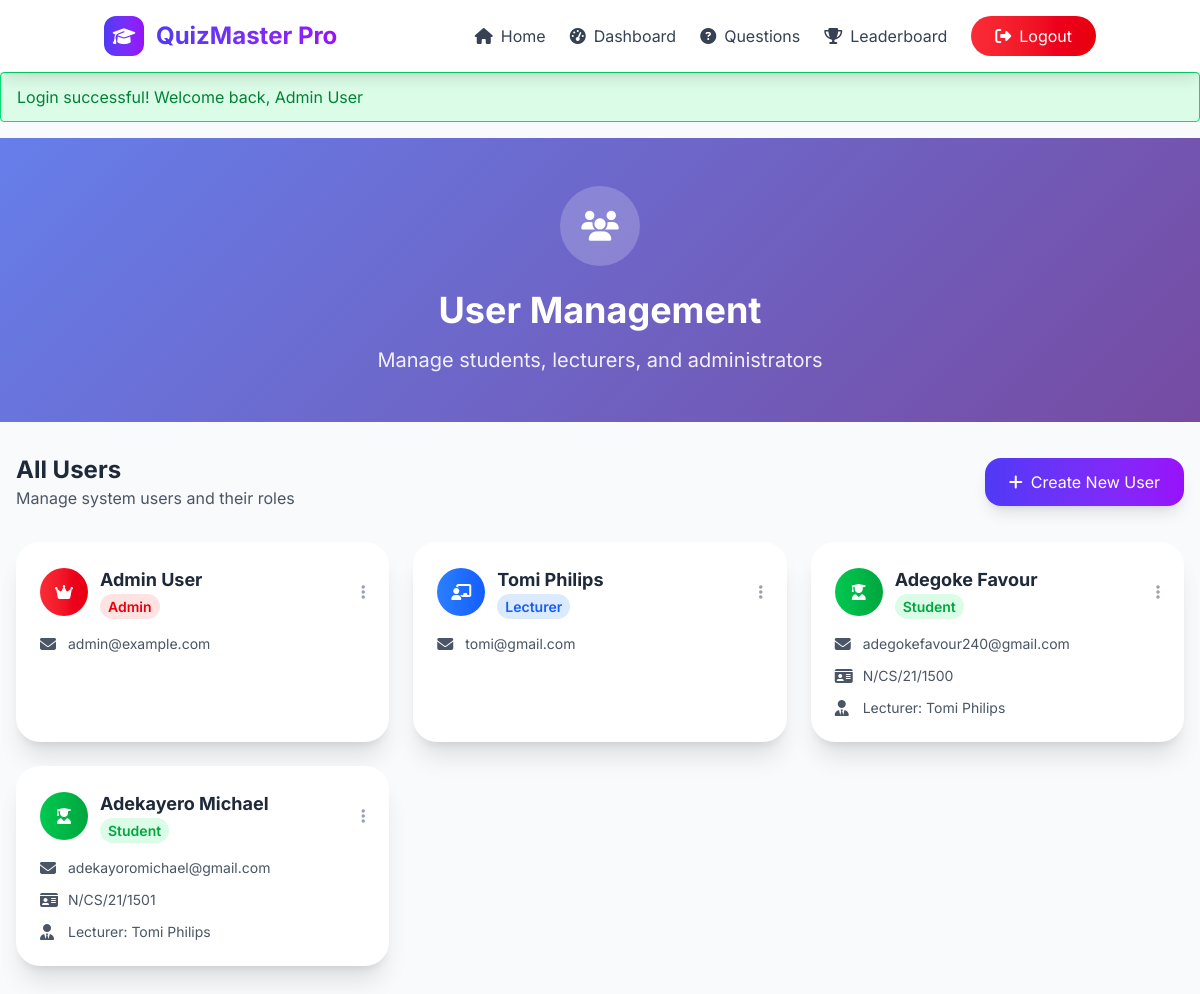
The page /admin/users.php (signed in) on the database its author committed.
### tables this page shows
CREATE TABLE `users` (
  `id` int(11) NOT NULL,
  `name` varchar(100) NOT NULL,
  `email` varchar(100) DEFAULT NULL,
  `matric_number` varchar(50) DEFAULT NULL,
  `password` varchar(255) NOT NULL,
  `role` enum('admin','lecturer','student') DEFAULT 'student',
  `lecturer_id` int(11) DEFAULT NULL,
  `profile_image` varchar(255) DEFAULT NULL,
  `phone` varchar(20) DEFAULT NULL,
  `department` varchar(100) DEFAULT NULL,
  `is_active` tinyint(1) DEFAULT 1,
  `email_verified` tinyint(1) DEFAULT 0,
  `last_login` timestamp NULL DEFAULT NULL,
  `created_at` timestamp NOT NULL DEFAULT current_timestamp(),
  `updated_at` timestamp NOT NULL DEFAULT current_timestamp() ON UPDATE current_timestamp()
);

### admin/users.php (the view, shortened to what this page needs)
<?php
require_once __DIR__ . '/../includes/session.php';
require_once __DIR__ . '/../includes/db.php';
$users = [];
$result = $conn->query("
    SELECT u.*, l.name as lecturer_name
    FROM users u
    LEFT JOIN users l ON u.lecturer_id = l.id
    ORDER BY u.role, u.name
");
if ($result) {
    while ($row = $result->fetch_assoc()) {
        $users[] = $row;
    }
}
?>
<!DOCTYPE html>
<html lang="en">
<head>
    <link rel="stylesheet" href="../src/output.css">
    <link rel="stylesheet" href="https://cdnjs.cloudflare.com/ajax/libs/font-awesome/6.4.0/css/all.min.css">
</head>
<body class="bg-gray-50 min-h-screen font-['Inter'] antialiased">
    <nav class="bg-white/95 backdrop-blur-sm shadow-lg sticky top-0 z-50">
        <div class="container mx-auto px-4">
            <div class="flex justify-between items-center py-4">
                <div class="flex items-center space-x-3">
                    <div class="w-10 h-10 bg-gradient-to-r from-indigo-600 to-purple-600 rounded-xl flex items-center justify-center">
                        <i class="fas fa-graduation-cap text-white text-lg"></i>
                    </div>
                    <h1 class="text-2xl font-bold bg-gradient-to-r from-indigo-600 to-purple-600 bg-clip-text text-transparent">
                    </h1>
                </div>
                <div class="flex items-center space-x-6">
                    <a href="../index.php" class="flex items-center space-x-2 text-gray-700 hover:text-indigo-600 transition duration-200">
                        <i class="fas fa-home"></i>
                        <span>Home</span>
                    </a>
                    <a href="dashboard.php" class="flex items-center space-x-2 text-gray-700 hover:text-indigo-600 transition duration-200">
                        <i class="fas fa-tachometer-alt"></i>
                        <span>Dashboard</span>
                    </a>
                    <a href="questions.php" class="flex items-center space-x-2 text-gray-700 hover:text-indigo-600 transition duration-200">
                        <i class="fas fa-question-circle"></i>
                        <span>Questions</span>
                    </a>
                    <a href="../leaderboard.php" class="flex items-center space-x-2 text-gray-700 hover:text-indigo-600 transition duration-200">
                        <i class="fas fa-trophy"></i>
                        <span>Leaderboard</span>
                    </a>
                    <a href="../auth/logout.php" class="bg-gradient-to-r from-red-500 to-red-600 text-white px-6 py-2 rounded-full hover:from-red-600 hover:to-red-700 transition duration-200">
                        <i class="fas fa-sign-out-alt mr-2"></i>Logout
                    </a>
                </div>
            </div>
        </div>
    </nav>
    <div class="admin-gradient py-12 mb-8">
        <div class="container mx-auto px-4 text-center">
            <div class="w-20 h-20 bg-white/20 rounded-full flex items-center justify-center mx-auto mb-6">
                <i class="fas fa-users text-white text-3xl"></i>
            </div>
            <h1 class="text-4xl font-bold text-white mb-4">User Management</h1>
            <p class="text-xl text-white/90">Manage students, lecturers, and administrators</p>
        </div>
    </div>
    <div class="container mx-auto px-4 max-w-7xl pb-16">
        <div class="flex flex-col sm:flex-row justify-between items-center mb-8">
            <div>
                <h2 class="text-2xl font-bold text-gray-800">All Users</h2>
                <p class="text-gray-600">Manage system users and their roles</p>
            </div>
            <button onclick="openCreateModal()" class="mt-4 sm:mt-0 bg-gradient-to-r from-indigo-600 to-purple-600 text-white px-6 py-3 rounded-2xl hover:from-indigo-700 hover:to-purple-700 transition duration-200 transform hover:scale-105 shadow-lg">
                <i class="fas fa-plus mr-2"></i>Create New User
            </button>
        </div>
        <div class="grid grid-cols-1 md:grid-cols-2 lg:grid-cols-3 gap-6">
            <?php foreach ($users as $user): ?>
                <div class="bg-white rounded-3xl shadow-xl p-6 card-hover">
                    <div class="flex items-center justify-between mb-4">
                        <div class="flex items-center space-x-3">
                            <div class="w-12 h-12 <?= $user['role'] === 'admin' ? 'bg-gradient-to-r from-red-500 to-red-600' : ($user['role'] === 'lecturer' ? 'bg-gradient-to-r from-blue-500 to-blue-600' : 'bg-gradient-to-r from-green-500 to-green-600') ?> rounded-full flex items-center justify-center text-white font-bold">
                                <i class="fas <?= $user['role'] === 'admin' ? 'fa-crown' : ($user['role'] === 'lecturer' ? 'fa-chalkboard-teacher' : 'fa-user-graduate') ?>"></i>
                            </div>
                            <div>
                                <h3 class="text-lg font-bold text-gray-800"><?= htmlspecialchars($user['name']) ?></h3>
                                <span class="text-sm <?= $user['role'] === 'admin' ? 'text-red-600 bg-red-100' : ($user['role'] === 'lecturer' ? 'text-blue-600 bg-blue-100' : 'text-green-600 bg-green-100') ?> px-2 py-1 rounded-full font-semibold">
                                    <?= ucfirst($user['role']) ?>
                                </span>
                            </div>
                        </div>
                        <div class="relative">
                            <button onclick="toggleDropdown(<?= $user['id'] ?>)" class="text-gray-400 hover:text-gray-600 transition duration-200">
                                <i class="fas fa-ellipsis-v"></i>
                            </button>
                        </div>
                    </div>
                    <div class="space-y-3">
                        <?php if ($user['email']): ?>
                            <div class="flex items-center text-gray-600">
                                <i class="fas fa-envelope w-4 mr-3"></i>
                                <span class="text-sm"><?= htmlspecialchars($user['email']) ?></span>
                            </div>
                        <?php endif; ?>
                        <?php if ($user['matric_number']): ?>
                            <div class="flex items-center text-gray-600">
                                <i class="fas fa-id-card w-4 mr-3"></i>
                                <span class="text-sm"><?= htmlspecialchars($user['matric_number']) ?></span>
                            </div>
                        <?php endif; ?>
                        <?php if ($user['lecturer_name']): ?>
                            <div class="flex items-center text-gray-600">
                                <i class="fas fa-user-tie w-4 mr-3"></i>
                                <span class="text-sm">Lecturer: <?= htmlspecialchars($user['lecturer_name']) ?></span>
                            </div>
                        <?php endif; ?>
                    </div>
                </div>
            <?php endforeach; ?>
        </div>
    </div>
</body>
</html>

### admin/users.php (style rules this page uses)
.admin-gradient { background: linear-gradient(135deg, #667eea 0%, #764ba2 100%); }
.card-hover { transition: all 0.3s cubic-bezier(0.4, 0, 0.2, 1); }

### rows shown on the page
users: name "Admin User", role "Admin", email "admin@example.com"
users: name "Tomi Philips", role "Lecturer", email "tomi@gmail.com"
users: name "Adegoke Favour", role "Student", email "adegokefavour240@gmail.com", matric_number "N/CS/21/1500", lecturer.name "Tomi Philips"
users: name "Adekayero Michael", role "Student", email "adekayoromichael@gmail.com", matric_number "N/CS/21/1501", lecturer.name "Tomi Philips"

### other values the page prints
$_SESSION[$name] "Login successful! Welcome back, Admin User"
